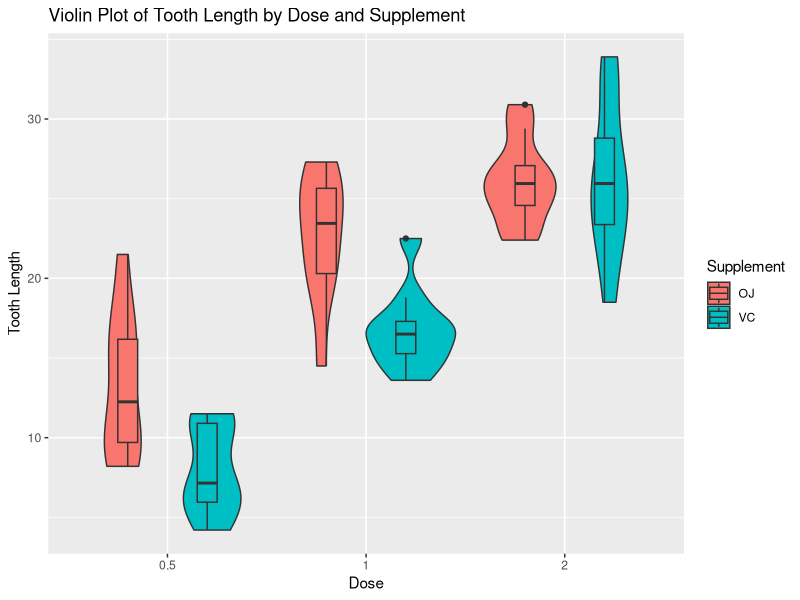

Here is the R script that generated this plot:
## ---- chunk 1
library(ggplot2)
library(datasets)

data(ToothGrowth)

## ---- chunk 2
# let's see few data
head(ToothGrowth)

#let see type of data and it's stactures 
str(ToothGrowth)

# let's summarize data
summary(ToothGrowth)
## ---- chunk 3

g <- ggplot(data = ToothGrowth, aes(x = factor(dose), y = len, fill = supp))
g <- g + geom_violin() 
g <- g + labs(title = "Violin Plot of Tooth Length by Dose and Supplement"
              ,x = "Dose"
              ,y = "Tooth Length"
              ,fill = "Supplement")
g <- g + geom_boxplot(width = 0.2, position = position_dodge(0.8))
g
